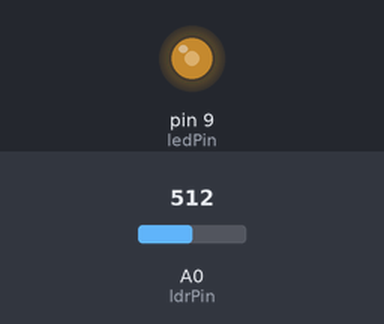
This sketch was run on a simulated Arduino Uno, built with avr-gcc and run on an emulated ATmega328P. Shown: output pins drawn as LEDs (lit = HIGH). The inputs (shaded band) are chosen by the test bench; at power-on: A0 (ldrPin) = 512.

Above: at 1.2 s.
1.3 s: A0 (ldrPin) set to 306
At 2.2 s:
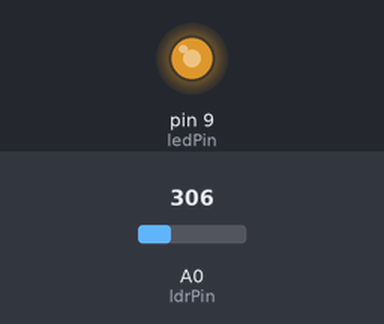
2.9 s: A0 (ldrPin) set to 122
At 3.4 s:
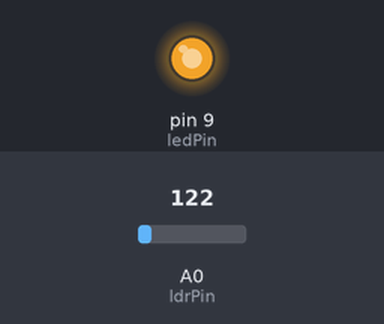
4.5 s: A0 (ldrPin) set to 900
At 5.0 s:
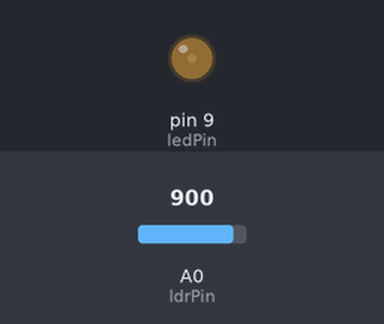
6.0 s: A0 (ldrPin) set to 1014
At 6.6 s:
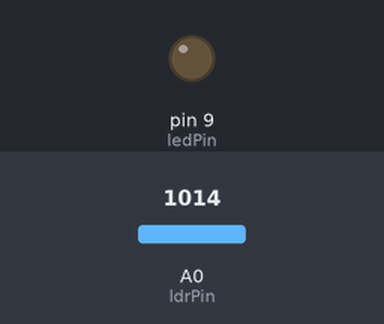
Timing chart, 0 to 8.6 s (numbered marks = the images above; inputs shaded):
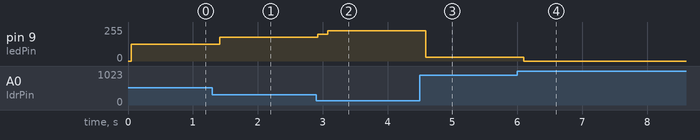

Measured:
- after the input at 1.3 s, pin 9 (ledPin): 127/255 → 180/255 after 0.11 s
- after the input at 2.9 s, pin 9 (ledPin): 180/255 → 199/255 at once, → 227/255 0.15 s later
- after the input at 4.5 s, pin 9 (ledPin): 227/255 → 27/255 after 0.09 s
- after the input at 6.0 s, pin 9 (ledPin): 27/255 → 0/255 after 0.10 s

The sketch:

auto_brightness_control.ino
```cpp
const int ldrPin = A0;
const int ledPin = 9;

const int minLight = 12;     // measured dark value
const int maxLight = 1004;   // measured bright value

void setup() {
  pinMode(ledPin, OUTPUT);
}

void loop() {

  long total = 0;

  // Average 10 readings for smoothing
  for (int i = 0; i < 10; i++) {
    total += analogRead(ldrPin);
    delay(5);
  }

  int lightValue = total / 10;

  int brightness = map(lightValue, minLight, maxLight, 0, 255);
  brightness = constrain(brightness, 0, 255);
  brightness = 255 - brightness;

  analogWrite(ledPin, brightness);

  delay(100);
}
```
